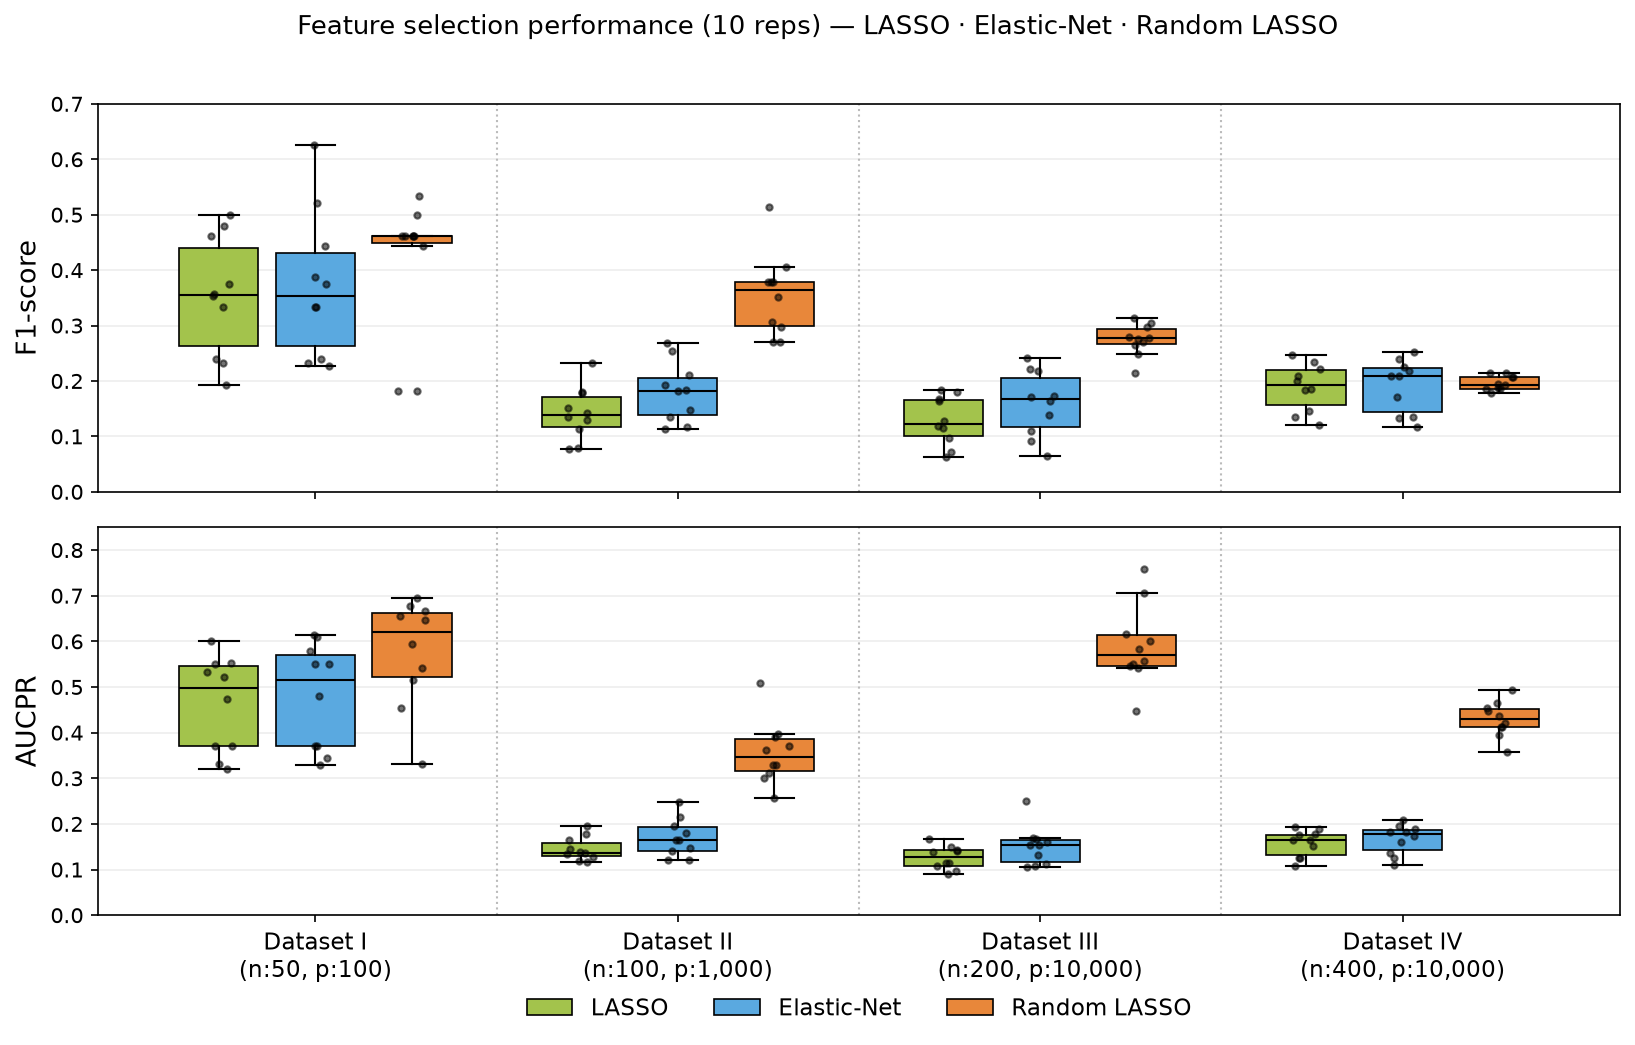

Generate this figure with Python:
"""3방법(LASSO·ElasticNet·Random) F1·AUCPR 박스플롯 — Stochastic LASSO Fig 1 형식.

per-rep 값 수집:
  - LASSO·ElasticNet: R glmnet(solver) 로컬 실행, 검증셋 λ 선택 + F1·AUCPR.
  - Random: I·II 로컬 실행 / III·IV 는 클러스터 NPZ 의 beta_hats 재사용
            (AUCPR=|β̂| 순위 직접, F1=1-SE 임계 재적용).
결과: results/all_methods_perrep.csv + results/compare_fig.png
"""
import os, sys, warnings
os.environ.setdefault("R_HOME", os.path.join(sys.prefix, "lib", "R"))
sys.path.insert(0, os.path.join(os.path.dirname(os.path.abspath(__file__)), "..", "lib"))
warnings.filterwarnings("ignore")
import numpy as np
import pandas as pd
import matplotlib
matplotlib.use("Agg")
import matplotlib.pyplot as plt
import generate_data as gd
import scoring
import random_lasso as rl

DSN = ["Dataset I", "Dataset II", "Dataset III", "Dataset IV"]
LABELS = {"Dataset I": "Dataset I\n(n:50, p:100)", "Dataset II": "Dataset II\n(n:100, p:1,000)",
          "Dataset III": "Dataset III\n(n:200, p:10,000)", "Dataset IV": "Dataset IV\n(n:400, p:10,000)"}
rows = []


def add(method, ds, rep, bh_for_f1, beta, bh_for_auc):
    rows.append(dict(method=method, dataset=ds, rep=rep,
                     f1=scoring.f1_selection(bh_for_f1, beta)["f1"],
                     aucpr=scoring.aucpr(bh_for_auc, beta)))


# ---- LASSO · ElasticNet (R glmnet) ----
import solver
for method, ratios in [("LASSO", [1.0]),
                       ("ElasticNet", [0.1, 0.2, 0.3, 0.4, 0.5, 0.6, 0.7, 0.8, 0.9])]:
    for ds in DSN:
        cfg = gd.DATASETS[ds]; beta = gd.build_beta(cfg)
        for rep in range(10):
            (Xtr, ytr), (Xval, yval), _ = gd.generate_split(cfg, beta, rep)
            best, _ = solver.select_model((Xtr, ytr), (Xval, yval), ratios)
            add(method, ds, rep, best["bhat"], beta, best["bhat"])
        print(f"{method} {ds} done", flush=True)

# ---- Random LASSO ----
npz = np.load(os.path.join(os.path.dirname(os.path.abspath(__file__)), "..",
                           "results_random_lasso.npz"))
for ds in DSN:
    cfg = gd.DATASETS[ds]; beta = gd.build_beta(cfg)
    if ds in ("Dataset I", "Dataset II"):
        for rep in range(10):
            (Xtr, ytr), (Xval, yval), _ = gd.generate_split(cfg, beta, rep)
            r = rl.fit_random_lasso(Xtr, ytr, Xval, yval, L=30, random_state=rep, n_jobs=-1)
            add("Random", ds, rep, r["coef_"], beta, r["beta_hat_"])
    else:
        BH = npz[f"{ds}__beta_hats"]                       # (10, p) 클러스터
        for rep in range(len(BH)):
            bh = BH[rep]
            (Xtr, ytr), (Xval, yval), _ = gd.generate_split(cfg, beta, rep)
            t, _, _ = rl._select_threshold(bh, Xval, yval, n_se=1.0)
            add("Random", ds, rep, np.where(np.abs(bh) >= t, bh, 0.0), beta, bh)
    print(f"Random {ds} done", flush=True)

df = pd.DataFrame(rows)
outdir = os.path.dirname(os.path.abspath(__file__))
df.to_csv(os.path.join(outdir, "all_methods_perrep.csv"), index=False)

# ---- 박스플롯 (Fig 1 형식: A=F1, B=AUCPR) ----
METHODS = ["LASSO", "ElasticNet", "Random"]
COLORS = {"LASSO": "#a3c34c", "ElasticNet": "#5aa9e0", "Random": "#e8873a"}
fig, axes = plt.subplots(2, 1, figsize=(11, 7.2), sharex=True)
group_w = 0.8
for ax, metric, title in [(axes[0], "f1", "F1-score"), (axes[1], "aucpr", "AUCPR")]:
    for gi, ds in enumerate(DSN):
        for mi, m in enumerate(METHODS):
            vals = df[(df.method == m) & (df.dataset == ds)][metric].values
            pos = gi + (mi - 1) * (group_w / 3)
            bp = ax.boxplot([vals], positions=[pos], widths=group_w / 3 * 0.82,
                            patch_artist=True, medianprops=dict(color="black", lw=1),
                            flierprops=dict(marker="", ), showcaps=True)
            bp["boxes"][0].set(facecolor=COLORS[m], edgecolor="black", lw=0.8)
            ax.scatter(np.full_like(vals, pos) + np.random.uniform(-0.04, 0.04, len(vals)),
                       vals, s=9, color="black", alpha=0.55, zorder=3)
        if gi < len(DSN) - 1:
            ax.axvline(gi + 0.5, color="#bbbbbb", ls=":", lw=1)
    ax.set_ylabel(title, fontsize=13)
    ax.set_ylim(0, max(0.05, df[metric].max() * 1.12))
    ax.set_xlim(-0.6, len(DSN) - 0.4)
    ax.grid(axis="y", color="#eeeeee", lw=0.8)
axes[1].set_xticks(range(len(DSN)))
axes[1].set_xticklabels([LABELS[d] for d in DSN], fontsize=11)
handles = [plt.Rectangle((0, 0), 1, 1, facecolor=COLORS[m], edgecolor="black", lw=0.8) for m in METHODS]
axes[1].legend(handles, ["LASSO", "Elastic-Net", "Random LASSO"], ncol=3,
               loc="upper center", bbox_to_anchor=(0.5, -0.16), frameon=False, fontsize=11)
fig.suptitle("Feature selection performance (10 reps) — LASSO · Elastic-Net · Random LASSO",
             fontsize=12.5, y=0.98)
plt.tight_layout(rect=(0, 0.02, 1, 0.97))
plt.savefig(os.path.join(outdir, "compare_fig.png"), dpi=150, bbox_inches="tight")
print("saved: results/all_methods_perrep.csv + results/compare_fig.png", flush=True)
